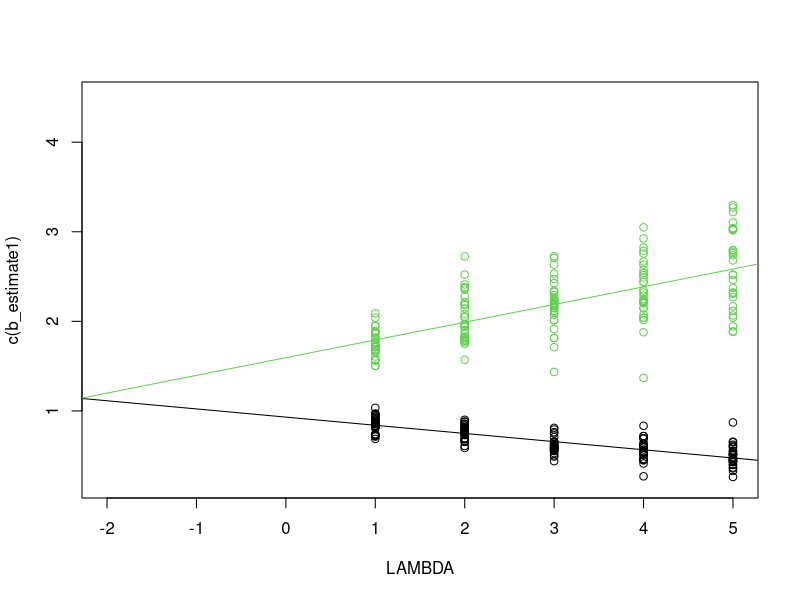

Recreate this plot in R.
A<-c(48,36,20,29,42,42,20,42,22,41,45,14,6,0,33,28,34,4,32,24,47,41,24,26,30,41)
B<-c(42,33,16,39,38,36,15,33,20,43,34,22,7,15,34,29,41,13,38,25,27,41,28,14,28,40)
n<-length(A)
Replicate<-30
Nlambda<-5
NORMA=array(rnorm(Replicate*Nlambda*n,0,5),c(Replicate,Nlambda,n))
NORMB=array(rnorm(Replicate*Nlambda*n,0,5),c(Replicate,Nlambda,n))

SIMEX<-function(A,B,Replicate,Nlambda,NORMA,NORMB){
b_estimate1<-array(NA,c(Replicate,Nlambda))
b_estimate2<-array(NA,c(Replicate,Nlambda))
LAMBDA<-rep(seq(Nlambda),rep(Replicate,Nlambda))
for (lambda in seq(Nlambda)){
for ( i in seq(Replicate)){

BS<-B+sqrt(lambda)*NORMA[i,lambda,]
model<-lm(A~BS)
b_estimate1[i,lambda]<-coef(model)[2]

AS<-A+sqrt(lambda)*NORMB[i,lambda,]
model<-lm(B~AS)
b_estimate2[i,lambda]<-1/(coef(model)[2])
	}
}
model1<-lm(c(b_estimate1)~LAMBDA)
model2<-lm(c(b_estimate2)~LAMBDA)
c1=coef(model1)
c2=coef(model2)
plot(LAMBDA,c(b_estimate1),xlim=c(-2,5),ylim=c(0.2,4.5))
points(LAMBDA,c(b_estimate2),col=3)
abline(model1)
abline(model2,col=3)
return(((c2[1]-c1[1])/(c1[2]-c2[2]))*c2[2]+c2[1])}

SIMEX(A,B,Replicate,Nlambda,NORMA,NORMB)


